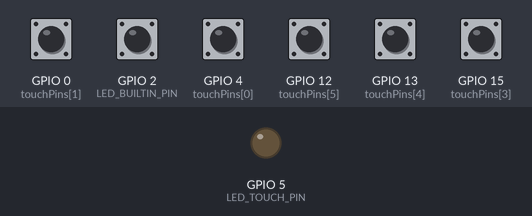
This program was run on a simulated ESP32. Parts: output pins drawn as LEDs (lit = HIGH). The test bench sets the inputs (shaded band); at power-on: GPIO 0 (touchPins[1]), GPIO 2 (LED_BUILTIN_PIN), GPIO 4 (touchPins[0]), GPIO 12 (touchPins[5]), GPIO 13 (touchPins[4]), GPIO 15 (touchPins[3]) HIGH. WiFi joins after 1.5 s; servers stay silent unless stated; what the program prints to the serial monitor is not drawn.

Above: at 6.1 s.
6.2 s: GPIO 0 (touchPins[1]) pulled LOW for 1 s
At 7.0 s:
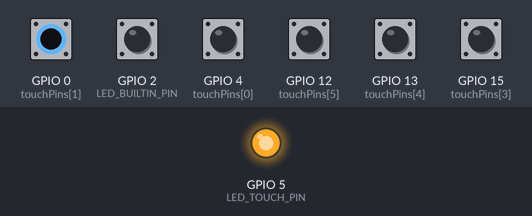
Timing chart, 0 to 9.2 s (numbered marks = the images above; inputs shaded):
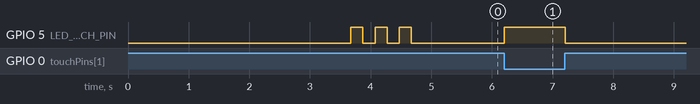

The program:

main.cpp
```cpp
/**
 * ESP32 Touch Sensor Firmware
 *
 * Detects electrical shortage/contact using ESP32's built-in capacitive touch sensors.
 * This firmware monitors multiple touch pins and detects when they are touched,
 * indicating a potential electrical shortage or contact.
 */

#include <Arduino.h>
#include <WiFi.h>
#include <ArduinoOTA.h>

// Firmware version
#ifndef FIRMWARE_VERSION
#define FIRMWARE_VERSION "1.0.0"
#endif

// Touch sensor configuration
#define NUM_TOUCH_SENSORS 6
#define TOUCH_THRESHOLD 20  // Lower values = more sensitive
#define TOUCH_DEBOUNCE_MS 50  // Debounce time in milliseconds

// Touch sensor pins (ESP32 capacitive touch pins)
const int touchPins[NUM_TOUCH_SENSORS] = {
    T0,  // GPIO 4
    T1,  // GPIO 0
    T2,  // GPIO 2
    T3,  // GPIO 15
    T4,  // GPIO 13
    T5   // GPIO 12
};

// Touch sensor names
const char* touchNames[NUM_TOUCH_SENSORS] = {
    "Touch-0",
    "Touch-1",
    "Touch-2",
    "Touch-3",
    "Touch-4",
    "Touch-5"
};

// Touch sensor states
bool touchStates[NUM_TOUCH_SENSORS] = {false};
bool lastTouchStates[NUM_TOUCH_SENSORS] = {false};
unsigned long lastTouchTime[NUM_TOUCH_SENSORS] = {0};
int touchValues[NUM_TOUCH_SENSORS] = {0};

// LED pins for visual feedback
#define LED_BUILTIN_PIN 2
#define LED_TOUCH_PIN 5  // GPIO 5 for touch indication

// Status variables
unsigned long lastPrint = 0;
unsigned long lastStatusUpdate = 0;
int touchEventCount = 0;
bool anyTouchActive = false;

// WiFi credentials
const char* ssid = "DiMax Residency 2.4Ghz";
const char* password = "33355555DM";

// Connection status
bool wifiConnected = false;

// OTA settings
const char* ota_hostname = "esp32-touch-sensor";
const char* ota_password = "touch123";

// Function prototypes
void initializeTouchSensors();
void readTouchSensors();
void updateTouchStates();
void handleTouchEvents();
void printTouchStatus();
void printSystemInfo();
void initializeWiFi();
void initializeOTA();

void setup() {
    // Initialize serial communication
    Serial.begin(115200);
    delay(2000);  // Increased delay for better serial stability

    Serial.println("\n");
    Serial.println("========================================");
    Serial.println("    ESP32 Touch Sensor Firmware");
    Serial.println("========================================");
    Serial.printf("Firmware Version: %s\n", FIRMWARE_VERSION);
    Serial.printf("Chip ID: %08X\n", ESP.getEfuseMac());
    Serial.printf("Free heap: %d bytes\n", ESP.getFreeHeap());
    Serial.printf("CPU Frequency: %d MHz\n", ESP.getCpuFreqMHz());
    Serial.printf("Flash Size: %d bytes\n", ESP.getFlashChipSize());
    Serial.printf("Flash Speed: %d Hz\n", ESP.getFlashChipSpeed());
    Serial.println("========================================");
    Serial.println("Touch sensor shortage detection active!");
    Serial.println("========================================");

    // Debug: Print system information
    Serial.println("DEBUG: System initialization started");
    Serial.printf("DEBUG: Serial baud rate: %d\n", 115200);
    Serial.printf("DEBUG: Free heap at startup: %d bytes\n", ESP.getFreeHeap());

    // Initialize LEDs
    Serial.println("DEBUG: Initializing LEDs...");
    pinMode(LED_BUILTIN_PIN, OUTPUT);
    pinMode(LED_TOUCH_PIN, OUTPUT);
    digitalWrite(LED_BUILTIN_PIN, LOW);
    digitalWrite(LED_TOUCH_PIN, LOW);

    Serial.println("DEBUG: LEDs initialized successfully");
    Serial.printf("DEBUG: LED_BUILTIN_PIN = %d, LED_TOUCH_PIN = %d\n", LED_BUILTIN_PIN, LED_TOUCH_PIN);

    // Initialize touch sensors
    Serial.println("DEBUG: Starting touch sensor initialization...");
    initializeTouchSensors();

    // Initialize WiFi
    initializeWiFi();

    // Initialize OTA if WiFi is connected
    if (wifiConnected) {
        initializeOTA();
    }

    Serial.println("DEBUG: Setup complete - monitoring touch sensors...");
    Serial.println("Touch any sensor to detect electrical shortage!");

    // Debug: Test LED functionality
    Serial.println("DEBUG: Testing LED functionality...");
    for (int i = 0; i < 3; i++) {
        digitalWrite(LED_BUILTIN_PIN, HIGH);
        digitalWrite(LED_TOUCH_PIN, HIGH);
        delay(200);
        digitalWrite(LED_BUILTIN_PIN, LOW);
        digitalWrite(LED_TOUCH_PIN, LOW);
        delay(200);
    }
    Serial.println("DEBUG: LED test complete");

    // Debug: Test touch sensor readings
    Serial.println("DEBUG: Testing touch sensor readings...");
    for (int i = 0; i < NUM_TOUCH_SENSORS; i++) {
        int testValue = touchRead(touchPins[i]);
        Serial.printf("DEBUG: Touch sensor %d (%s) test reading: %d\n",
                     i, touchNames[i], testValue);
    }
    Serial.println("DEBUG: Touch sensor test complete");

    Serial.println("DEBUG: System ready for operation!");
    Serial.println();
}

void loop() {
    static unsigned long loopCount = 0;
    loopCount++;

    // Debug: Print loop count every 1000 iterations
    if (loopCount % 1000 == 0) {
        Serial.printf("DEBUG: Loop count: %lu, Free heap: %d bytes\n", loopCount, ESP.getFreeHeap());
    }

    // Handle OTA updates
    if (wifiConnected) {
        ArduinoOTA.handle();
    }

    // Read touch sensors
    readTouchSensors();

    // Update touch states and handle events
    updateTouchStates();
    handleTouchEvents();

    // Print status every 2 seconds
    if (millis() - lastPrint >= 2000) {
        lastPrint = millis();
        printTouchStatus();
    }

    // Print system info every 30 seconds
    if (millis() - lastStatusUpdate >= 30000) {
        lastStatusUpdate = millis();
        printSystemInfo();
    }

    // Update LED indicators
    digitalWrite(LED_BUILTIN_PIN, anyTouchActive ? HIGH : LOW);
    digitalWrite(LED_TOUCH_PIN, anyTouchActive ? HIGH : LOW);

    // Small delay to prevent overwhelming the system
    delay(10);
}

void initializeTouchSensors() {
    Serial.println("DEBUG: Initializing touch sensors...");
    Serial.printf("DEBUG: Number of touch sensors: %d\n", NUM_TOUCH_SENSORS);
    Serial.printf("DEBUG: Touch threshold: %d\n", TOUCH_THRESHOLD);
    Serial.printf("DEBUG: Touch debounce: %d ms\n", TOUCH_DEBOUNCE_MS);

    for (int i = 0; i < NUM_TOUCH_SENSORS; i++) {
        Serial.printf("DEBUG: Setting up touch sensor %d...\n", i);

        // Set touch sensor threshold
        touchSetCycles(0x1000, 0x1000);

        // Initialize touch sensor states
        touchStates[i] = false;
        lastTouchStates[i] = false;
        lastTouchTime[i] = 0;
        touchValues[i] = 0;

        // Test initial touch reading
        int initialValue = touchRead(touchPins[i]);
        touchValues[i] = initialValue;

        Serial.printf("DEBUG: Touch sensor %d (%s) on GPIO %d initialized\n",
                     i, touchNames[i], touchPins[i]);
        Serial.printf("DEBUG: Initial touch value: %d\n", initialValue);
    }

    Serial.println("DEBUG: Touch sensors initialized successfully");
    Serial.println("DEBUG: Starting touch sensor monitoring...");
}

void readTouchSensors() {
    for (int i = 0; i < NUM_TOUCH_SENSORS; i++) {
        // Read raw touch value
        touchValues[i] = touchRead(touchPins[i]);
    }
}

void updateTouchStates() {
    anyTouchActive = false;

    for (int i = 0; i < NUM_TOUCH_SENSORS; i++) {
        // Check if touch is detected (lower values indicate touch)
        bool currentTouch = (touchValues[i] < TOUCH_THRESHOLD);

        // Debounce the touch detection
        if (currentTouch != lastTouchStates[i]) {
            if (millis() - lastTouchTime[i] > TOUCH_DEBOUNCE_MS) {
                touchStates[i] = currentTouch;
                lastTouchStates[i] = currentTouch;
                lastTouchTime[i] = millis();
            }
        }

        if (touchStates[i]) {
            anyTouchActive = true;
        }
    }
}

void handleTouchEvents() {
    for (int i = 0; i < NUM_TOUCH_SENSORS; i++) {
        // Detect touch press (transition from not touched to touched)
        if (touchStates[i] && !lastTouchStates[i]) {
            touchEventCount++;
            Serial.printf("DEBUG: Touch press detected on sensor %d\n", i);
            Serial.printf("🔴 TOUCH DETECTED! Sensor %d (%s) - SHORTAGE ALERT!\n",
                         i, touchNames[i]);
            Serial.printf("   Raw value: %d (threshold: %d)\n", touchValues[i], TOUCH_THRESHOLD);
            Serial.printf("   Time: %lu ms\n", millis());
            Serial.printf("   GPIO Pin: %d\n", touchPins[i]);
            Serial.println("   ⚠️  Electrical shortage or contact detected!");
        }

        // Detect touch release (transition from touched to not touched)
        if (!touchStates[i] && lastTouchStates[i]) {
            Serial.printf("DEBUG: Touch release detected on sensor %d\n", i);
            Serial.printf("🟢 Touch released on sensor %d (%s)\n", i, touchNames[i]);
            Serial.printf("   Raw value: %d (threshold: %d)\n", touchValues[i], TOUCH_THRESHOLD);
            Serial.printf("   GPIO Pin: %d\n", touchPins[i]);
        }
    }
}

void printTouchStatus() {
    Serial.printf("[%lu] Touch Status: ", millis() / 1000);

    for (int i = 0; i < NUM_TOUCH_SENSORS; i++) {
        Serial.printf("%s:%d(%d) ", touchNames[i],
                     touchStates[i] ? 1 : 0, touchValues[i]);
    }

    Serial.printf("Events:%d ", touchEventCount);
    Serial.printf("Active:%s ", anyTouchActive ? "YES" : "NO");
    Serial.printf("Free:%d", ESP.getFreeHeap());

    if (wifiConnected) {
        Serial.printf(" WiFi:%s", WiFi.localIP().toString().c_str());
    }

    Serial.println();
}

void printSystemInfo() {
    Serial.println("--- System Info ---");
    Serial.printf("Uptime: %lu seconds\n", millis() / 1000);
    Serial.printf("Chip ID: %08X\n", ESP.getEfuseMac());
    Serial.printf("CPU Frequency: %d MHz\n", ESP.getCpuFreqMHz());
    Serial.printf("Free heap: %d bytes\n", ESP.getFreeHeap());
    Serial.printf("Touch events: %d\n", touchEventCount);
    Serial.printf("Active sensors: %d\n", anyTouchActive ? 1 : 0);

    if (wifiConnected) {
        Serial.printf("WiFi SSID: %s\n", WiFi.SSID().c_str());
        Serial.printf("WiFi RSSI: %d dBm\n", WiFi.RSSI());
        Serial.printf("WiFi IP: %s\n", WiFi.localIP().toString().c_str());
        Serial.printf("OTA Hostname: %s\n", ota_hostname);
    } else {
        Serial.println("WiFi: Disconnected");
    }

    Serial.println("------------------");
}

void initializeWiFi() {
    Serial.println("DEBUG: Initializing WiFi...");
    Serial.printf("DEBUG: WiFi SSID: %s\n", ssid);
    Serial.printf("DEBUG: WiFi password length: %d\n", strlen(password));

    WiFi.mode(WIFI_STA);
    Serial.println("DEBUG: WiFi mode set to STA");

    WiFi.begin(ssid, password);
    Serial.println("DEBUG: WiFi.begin() called");

    // Wait for WiFi connection
    int wifi_attempts = 0;
    Serial.println("DEBUG: Waiting for WiFi connection...");
    while (WiFi.status() != WL_CONNECTED && wifi_attempts < 20) {
        delay(500);
        Serial.printf("DEBUG: WiFi attempt %d, status: %d\n", wifi_attempts + 1, WiFi.status());
        wifi_attempts++;
    }

    if (WiFi.status() == WL_CONNECTED) {
        wifiConnected = true;
        Serial.println("DEBUG: WiFi connected successfully!");
        Serial.printf("DEBUG: IP address: %s\n", WiFi.localIP().toString().c_str());
        Serial.printf("DEBUG: MAC address: %s\n", WiFi.macAddress().c_str());
        Serial.printf("DEBUG: RSSI: %d dBm\n", WiFi.RSSI());
    } else {
        Serial.println("DEBUG: WiFi connection failed");
        Serial.printf("DEBUG: Final WiFi status: %d\n", WiFi.status());
        Serial.println("DEBUG: Continuing without network");
    }
}

void initializeOTA() {
    Serial.println("Initializing OTA...");

    ArduinoOTA.setHostname(ota_hostname);
    ArduinoOTA.setPassword(ota_password);

    ArduinoOTA.onStart([]() {
        String type = (ArduinoOTA.getCommand() == U_FLASH) ? "sketch" : "filesystem";
        Serial.println("OTA Start updating " + type);
        digitalWrite(LED_BUILTIN_PIN, HIGH);
        digitalWrite(LED_TOUCH_PIN, HIGH);
    });

    ArduinoOTA.onEnd([]() {
        Serial.println("\nOTA End");
        digitalWrite(LED_BUILTIN_PIN, LOW);
        digitalWrite(LED_TOUCH_PIN, LOW);
    });

    ArduinoOTA.onProgress([](unsigned int progress, unsigned int total) {
        Serial.printf("OTA Progress: %u%%\r", (progress / (total / 100)));
    });

    ArduinoOTA.onError([](ota_error_t error) {
        Serial.printf("OTA Error[%u]: ", error);
        if (error == OTA_AUTH_ERROR) Serial.println("Auth Failed");
        else if (error == OTA_BEGIN_ERROR) Serial.println("Begin Failed");
        else if (error == OTA_CONNECT_ERROR) Serial.println("Connect Failed");
        else if (error == OTA_RECEIVE_ERROR) Serial.println("Receive Failed");
        else if (error == OTA_END_ERROR) Serial.println("End Failed");
    });

    ArduinoOTA.begin();
    Serial.println("OTA ready");
}
```

Measured:
- after the input at 6.2 s, GPIO 5 (LED_TOUCH_PIN): LOW → HIGH at once, → LOW 1.0 s later
